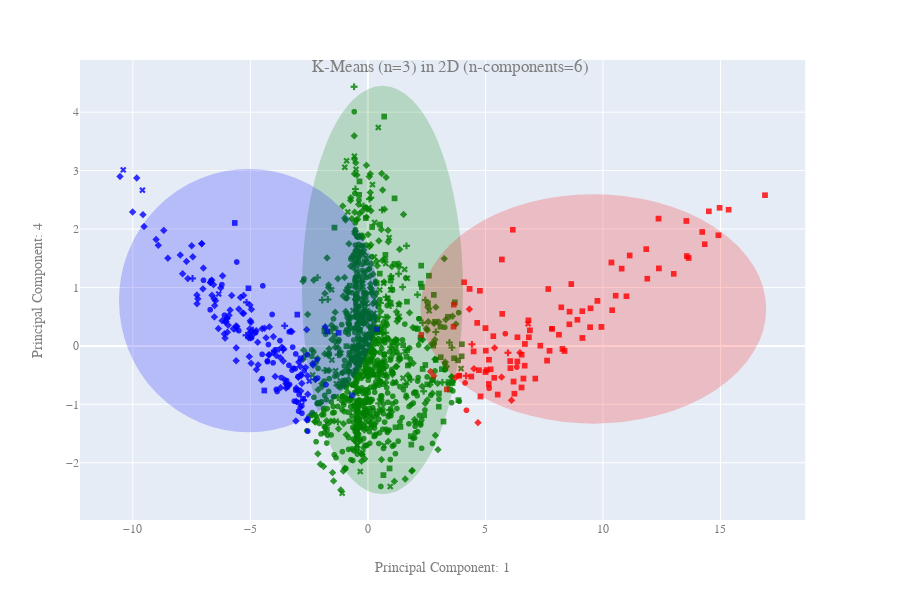

This figure's notebook cell:
### Code cell
viz_func.two_d('K-Means', components=['pc1', 'pc4'])
